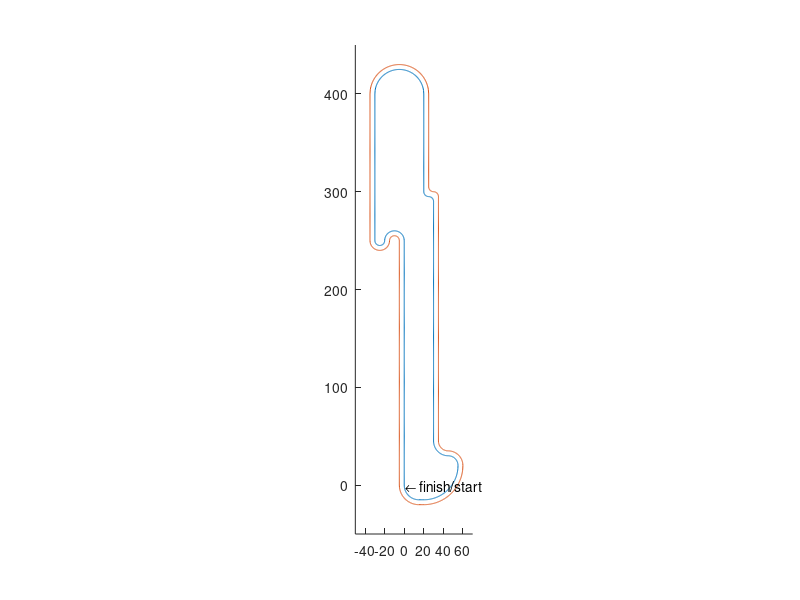

This figure's MATLAB source: (Note: this script raises an error after producing the figure.)
%%%%%%%%%%%%%%%%%%%%%%%%%%%%%%%%%%%%%%%%%%%%%%%%%%%%%%%%%%%%%%%%%%%%%%%%%%%
%% plot_racetrack
%
% plots the racetrack and your result
%
% files requested: racetrack.mat
%
% variables requested: Y (built by simulate_controlled_singletrack.m)
%
% The model is adopted from the scripts of M. Gerdts and D. Schramm,
% respectively.
%
% This file is for use within the "Project Competition" of the "Concepts of
% Automatic Control" course at the University of Stuttgart, held by F.
% Allgoewer.
%
% written by J. M. Montenbruck, Dec. 2013 
% mailto:jan-maximilian.montenbruck@ist.uni-stuttgart.de

load('racetrack.mat','t_r'); % load right  boundary from *.mat file
load('racetrack.mat','t_l'); % load left boundary from *.mat file
f1 = figure('Name','racetrack','NumberTitle','off','Toolbar','figure','MenuBar','none');%,'OuterPosition',[0 0 460 1100]) % creates window for plot
hold on % allow for multiple plot commands within one figure
axis equal % eqal axis scaling
axis([-50 70 -50 450]) % plot height and width
plot(t_r(:,1),t_r(:,2)) % plot right racetrack boundary
plot(t_l(:,1),t_l(:,2)) % plot left racetrack boundary
text(1,0,'\leftarrow finish/start','HorizontalAlignment','left') % finish/start annotation
plot(Y(:,1),Y(:,2),'r') % plot the x and y coordinates resulting fromy your controller
xlabel('x') % label x axis
ylabel('y') % label y axies
% box % make a box around the plot

figure("Name", "States", "WindowState","maximized")
sgtitle("States")
subplot(4, 1, 1)
plot(tspan, Y(:,3))
ylabel("v")

subplot(4, 1, 2)
plot(tspan, Y(:,4))
ylabel("\beta")

subplot(4, 1, 3)
plot(tspan, Y(:,5))
ylabel("\psi")

subplot(4, 1, 4)
plot(tspan, Y(:,6))
ylabel("\omega")


% U=[delta G Fb zeta phi];
figure("Name", "Controls", "WindowState","maximized")
tspan = tspan(1:end-1);
sgtitle("Control Inputs")
subplot(5, 1, 1)
plot(tspan, U(:, 1), "DisplayName", "\delta")
ylabel("\delta")

subplot(5, 1, 2)
plot(tspan, U(:, 2), "DisplayName", "G")
ylabel("G")

subplot(5, 1, 3)
plot(tspan, U(:, 3), "DisplayName", "F_b")
ylabel("F_b")

subplot(5, 1, 4)
plot(tspan, U(:, 4), "DisplayName", "\zeta")
ylabel("\zeta")

subplot(5, 1, 5)
plot(tspan, U(:, 5), "DisplayName", "\phi")
ylabel("\phi")
xlabel("t")


figure("Name", "Error", "WindowState","maximized")
sgtitle("Errors")
subplot(4,1,1)
plot(tspan, debug(:, 1))
ylabel("e_y")

subplot(4,1,2)
plot(tspan, debug(:, 2))
ylabel("e_{psi}")

subplot(4,1,3)
plot(tspan, debug(:, 3))
ylabel("s")

subplot(4,1,4)
plot(tspan, debug(:, 4))
ylabel("psi_ref")



% figure("Name", "Error", "WindowState","maximized")
% sgtitle("Errors")
% subplot(4,1,1)
% plot(tspan, debug(:, 1))
% ylabel("v_{err}")
% 
% subplot(4,1,2)
% plot(tspan, debug(:, 2))
% ylabel("x_{err}")
% 
% subplot(4,1,3)
% plot(tspan, debug(:, 3))
% ylabel("x_int_{err}")
% 
% subplot(4,1,4)
% plot(tspan, debug(:, 4))
% ylabel("x_der_{err}")

figure(f1)